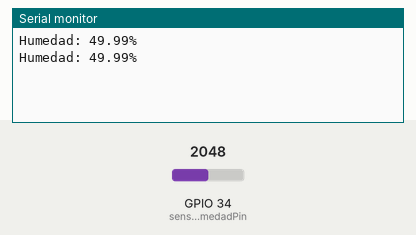
The sketch below on a simulated ESP32. On the bench: the last lines printed to the serial monitor. Inputs (shaded band) come from the test bench; at power-on: GPIO 34 (sensorHumedadPin) = 2048.

Above: at 2.8 s.
2.9 s: GPIO 34 (sensorHumedadPin) set to 2866
At 4.6 s:
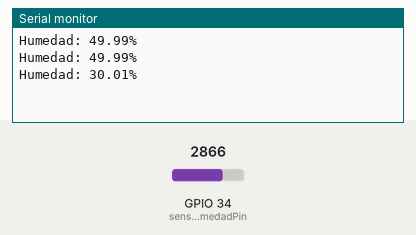
5.6 s: GPIO 34 (sensorHumedadPin) set to 3603
At 7.3 s:
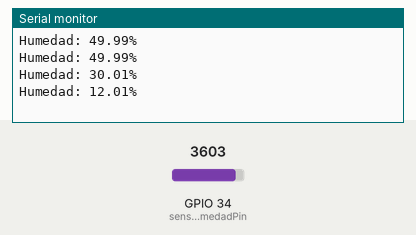
Timing chart, 0 to 8.8 s (numbered marks = the images above; inputs shaded):
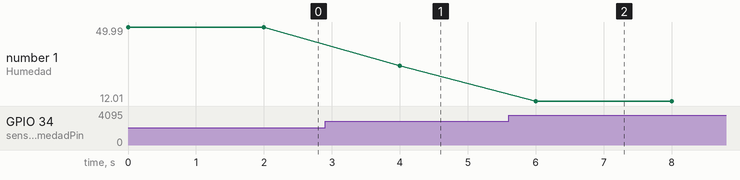

Measured:
- after the input at 2.9 s, the serial monitor: prints a new line after 1.1 s (image 1)
- after the input at 5.6 s, the serial monitor: prints a new line after 0.40 s (image 2)
- plotted number 1: 49.99 → 30.01 after the input at 2.9 s, 30.01 → 12.01 after the input at 5.6 s

The sketch:

humedad.ino
```cpp
const int sensorHumedadPin = 34;

void setup() {
  Serial.begin(115200);
}

void loop() {
  int valorSensor = analogRead(sensorHumedadPin);

  // Convertir a porcentaje, donde 0 es mojado (100%) y 4095 es seco (0%)
  float porcentajeHumedad = 100 - ((float)valorSensor / 4095.0) * 100.0;

  porcentajeHumedad = constrain(porcentajeHumedad, 0, 100);

  Serial.print("Humedad: ");
  Serial.print(porcentajeHumedad, 2);
  Serial.println("%");

  delay(2000);
}
```
